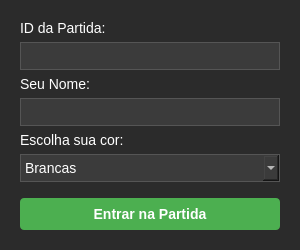
<?xml version="1.0" encoding="UTF-8"?>
<ui version="4.0">
 <class>Form</class>
 <widget class="QWidget" name="Form">
  <property name="geometry">
   <rect>
    <x>0</x>
    <y>0</y>
    <width>300</width>
    <height>250</height>
   </rect>
  </property>
  <property name="windowTitle">
   <string>Xadrez - Menu Inicial</string>
  </property>
  <property name="styleSheet">
   <string>QWidget { background-color: #2b2b2b; color: white; font-size: 14px; }</string>
  </property>
  <layout class="QVBoxLayout" name="verticalLayout">
   <property name="leftMargin">
    <number>20</number>
   </property>
   <property name="topMargin">
    <number>20</number>
   </property>
   <property name="rightMargin">
    <number>20</number>
   </property>
   <property name="bottomMargin">
    <number>20</number>
   </property>
   <item>
    <widget class="QLabel" name="label_id">
     <property name="text">
      <string>ID da Partida:</string>
     </property>
    </widget>
   </item>
   <item>
    <widget class="QLineEdit" name="input_id">
     <property name="styleSheet">
      <string>background-color: #3b3b3b; border: 1px solid #555; padding: 4px;</string>
     </property>
    </widget>
   </item>
   <item>
    <widget class="QLabel" name="label_nome">
     <property name="text">
      <string>Seu Nome:</string>
     </property>
    </widget>
   </item>
   <item>
    <widget class="QLineEdit" name="input_nome">
     <property name="styleSheet">
      <string>background-color: #3b3b3b; border: 1px solid #555; padding: 4px;</string>
     </property>
    </widget>
   </item>
   <item>
    <widget class="QLabel" name="label_cor">
     <property name="text">
      <string>Escolha sua cor:</string>
     </property>
    </widget>
   </item>
   <item>
    <widget class="QComboBox" name="combo_cor">
     <property name="styleSheet">
      <string>background-color: #3b3b3b; border: 1px solid #555; padding: 4px;</string>
     </property>
     <item>
      <property name="text">
       <string>Brancas</string>
      </property>
     </item>
     <item>
      <property name="text">
       <string>Pretas</string>
      </property>
     </item>
    </widget>
   </item>
   <item>
    <spacer name="verticalSpacer">
     <property name="orientation">
      <enum>Qt::Vertical</enum>
     </property>
     <property name="sizeHint" stdset="0">
      <size>
       <width>20</width>
       <height>10</height>
      </size>
     </property>
    </spacer>
   </item>
   <item>
    <widget class="QPushButton" name="btn_entrar">
     <property name="styleSheet">
      <string>background-color: #4CAF50; color: white; font-weight: bold; padding: 8px; border-radius: 4px;</string>
     </property>
     <property name="text">
      <string>Entrar na Partida</string>
     </property>
     <property name="cursor">
      <cursorShape>PointingHandCursor</cursorShape>
     </property>
    </widget>
   </item>
  </layout>
 </widget>
 <resources/>
 <connections/>
</ui>
